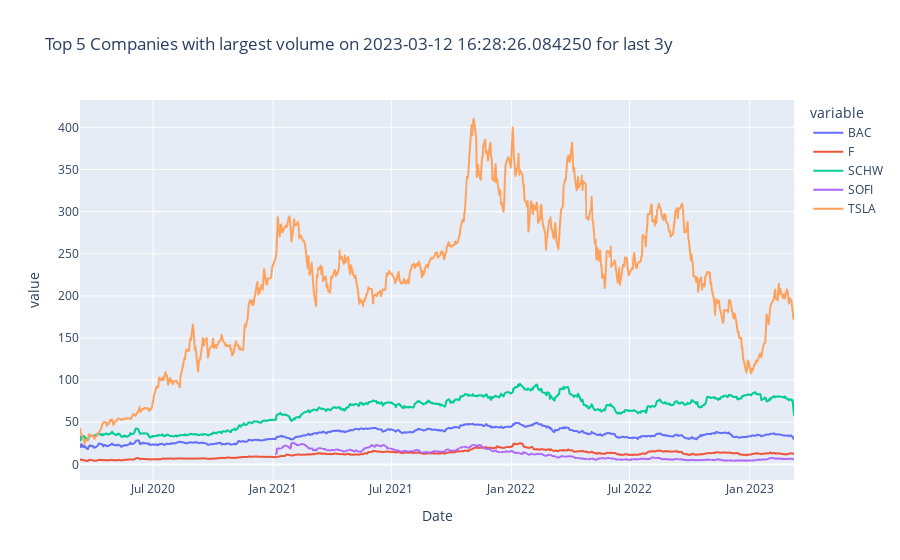

Notebook cell for this chart:
### Code cell
fig = px.line(close, title=f"Top 5 Companies with largest volume on {today} for last 3y") 
fig.show()

### Figure 1 — Plotly figure (JSON) as saved in the notebook; plotly's stock layout.template omitted (floating-point values rounded to 4 significant figures; data arrays with more than 128 entries replaced by an {"elided": "..."} marker saying what was removed)
{"data": [{"hovertemplate": "variable=BAC<br>Date=%{x}<br>value=%{y}<extra></extra>", "legendgroup": "BAC", "line": {"color": "#636efa", "dash": "solid"}, "marker": {"symbol": "circle"}, "mode": "lines", "name": "BAC", "showlegend": true, "type": "scattergl", "x": {"elided": "756 str values"}, "xaxis": "x", "y": {"elided": "756 float values"}, "yaxis": "y"}, {"hovertemplate": "variable=F<br>Date=%{x}<br>value=%{y}<extra></extra>", "legendgroup": "F", "line": {"color": "#EF553B", "dash": "solid"}, "marker": {"symbol": "circle"}, "mode": "lines", "name": "F", "showlegend": true, "type": "scattergl", "x": {"elided": "756 str values"}, "xaxis": "x", "y": {"elided": "756 float values"}, "yaxis": "y"}, {"hovertemplate": "variable=SCHW<br>Date=%{x}<br>value=%{y}<extra></extra>", "legendgroup": "SCHW", "line": {"color": "#00cc96", "dash": "solid"}, "marker": {"symbol": "circle"}, "mode": "lines", "name": "SCHW", "showlegend": true, "type": "scattergl", "x": {"elided": "756 str values"}, "xaxis": "x", "y": {"elided": "756 float values"}, "yaxis": "y"}, {"hovertemplate": "variable=SOFI<br>Date=%{x}<br>value=%{y}<extra></extra>", "legendgroup": "SOFI", "line": {"color": "#ab63fa", "dash": "solid"}, "marker": {"symbol": "circle"}, "mode": "lines", "name": "SOFI", "showlegend": true, "type": "scattergl", "x": {"elided": "756 str values"}, "xaxis": "x", "y": {"elided": "756 float values"}, "yaxis": "y"}, {"hovertemplate": "variable=TSLA<br>Date=%{x}<br>value=%{y}<extra></extra>", "legendgroup": "TSLA", "line": {"color": "#FFA15A", "dash": "solid"}, "marker": {"symbol": "circle"}, "mode": "lines", "name": "TSLA", "showlegend": true, "type": "scattergl", "x": {"elided": "756 str values"}, "xaxis": "x", "y": {"elided": "756 float values"}, "yaxis": "y"}], "layout": {"legend": {"title": {"text": "variable"}, "tracegroupgap": 0}, "title": {"text": "Top 5 Companies with largest volume on 2023-03-12 16:28:26.084250 for last 3y"}, "xaxis": {"anchor": "y", "domain": [0, 1], "title": {"text": "Date"}}, "yaxis": {"anchor": "x", "domain": [0, 1], "title": {"text": "value"}}}}
